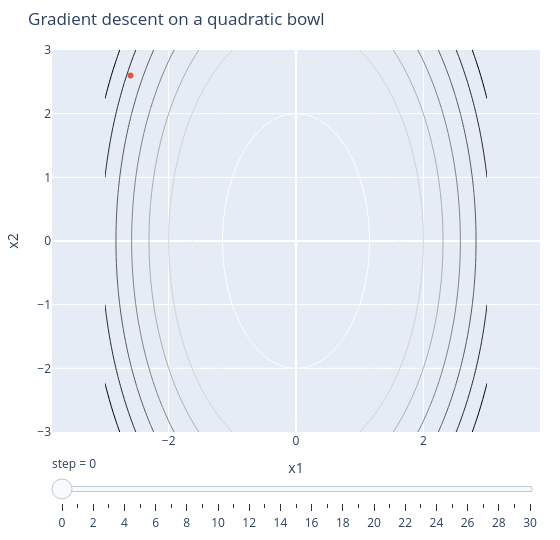

The notebook cell saved with this chart:
### Markdown cell above
### ▶ 触って確かめる — 行列微分が動かす勾配降下

行列微分 $\partial\!\left(\tfrac12 x^\top A x - b^\top x\right)/\partial x = Ax-b$ が、そのまま勾配降下の更新方向です。
異方的な二次の谷の等高線上で、スライダーで 1 ステップずつ降下を辿れます。
固有値の比（条件数）が大きいほどジグザグして遅くなる — 06 章の挙動が、行列微分の式から再現されます。

### Code cell
# The matrix-calculus gradient Ax - b is exactly the descent direction.
fig = plotting.plotly_gradient_descent_quadratic()
fig.show()

### Figure 1 — Plotly figure (JSON) as saved in the notebook; plotly's stock layout.template omitted (floating-point values rounded to 4 significant figures; data arrays with more than 128 entries replaced by an {"elided": "..."} marker saying what was removed)
{"data": [{"colorscale": [[0.0, "rgb(255,255,255)"], [0.125, "rgb(240,240,240)"], [0.25, "rgb(217,217,217)"], [0.375, "rgb(189,189,189)"], [0.5, "rgb(150,150,150)"], [0.625, "rgb(115,115,115)"], [0.75, "rgb(82,82,82)"], [0.875, "rgb(37,37,37)"], [1.0, "rgb(0,0,0)"]], "contours": {"coloring": "lines"}, "line": {"width": 1}, "showscale": false, "type": "contour", "x": [-3.0, -2.898, -2.797, -2.695, -2.593, -2.492, -2.39, -2.288, -2.186, -2.085, -1.983, -1.881, -1.78, -1.678, -1.576, -1.475, -1.373, -1.271, -1.169, -1.068, -0.9661, -0.8644, -0.7627, -0.661, -0.5593, -0.4576, -0.3559, -0.2542, -0.1525, -0.05085, 0.05085, 0.1525, 0.2542, 0.3559, 0.4576, 0.5593, 0.661, 0.7627, 0.8644, 0.9661, 1.068, 1.169, 1.271, 1.373, 1.475, 1.576, 1.678, 1.78, 1.881, 1.983, 2.085, 2.186, 2.288, 2.39, 2.492, 2.593, 2.695, 2.797, 2.898, 3.0], "y": [-3.0, -2.898, -2.797, -2.695, -2.593, -2.492, -2.39, -2.288, -2.186, -2.085, -1.983, -1.881, -1.78, -1.678, -1.576, -1.475, -1.373, -1.271, -1.169, -1.068, -0.9661, -0.8644, -0.7627, -0.661, -0.5593, -0.4576, -0.3559, -0.2542, -0.1525, -0.05085, 0.05085, 0.1525, 0.2542, 0.3559, 0.4576, 0.5593, 0.661, 0.7627, 0.8644, 0.9661, 1.068, 1.169, 1.271, 1.373, 1.475, 1.576, 1.678, 1.78, 1.881, 1.983, 2.085, 2.186, 2.288, 2.39, 2.492, 2.593, 2.695, 2.797, 2.898, 3.0], "z": {"elided": "60x60 float values"}}, {"mode": "lines+markers", "name": "GD path", "type": "scatter", "x": [-2.6], "y": [2.6]}], "layout": {"height": 540, "margin": {"b": 40, "l": 50, "r": 20, "t": 50}, "sliders": [{"currentvalue": {"prefix": "step = "}, "steps": [{"args": [["0"], {"frame": {"duration": 0, "redraw": true}, "mode": "immediate"}], "label": "0", "method": "animate"}, {"args": [["1"], {"frame": {"duration": 0, "redraw": true}, "mode": "immediate"}], "label": "1", "method": "animate"}, {"args": [["2"], {"frame": {"duration": 0, "redraw": true}, "mode": "immediate"}], "label": "2", "method": "animate"}, {"args": [["3"], {"frame": {"duration": 0, "redraw": true}, "mode": "immediate"}], "label": "3", "method": "animate"}, {"args": [["4"], {"frame": {"duration": 0, "redraw": true}, "mode": "immediate"}], "label": "4", "method": "animate"}, {"args": [["5"], {"frame": {"duration": 0, "redraw": true}, "mode": "immediate"}], "label": "5", "method": "animate"}, {"args": [["6"], {"frame": {"duration": 0, "redraw": true}, "mode": "immediate"}], "label": "6", "method": "animate"}, {"args": [["7"], {"frame": {"duration": 0, "redraw": true}, "mode": "immediate"}], "label": "7", "method": "animate"}, {"args": [["8"], {"frame": {"duration": 0, "redraw": true}, "mode": "immediate"}], "label": "8", "method": "animate"}, {"args": [["9"], {"frame": {"duration": 0, "redraw": true}, "mode": "immediate"}], "label": "9", "method": "animate"}, {"args": [["10"], {"frame": {"duration": 0, "redraw": true}, "mode": "immediate"}], "label": "10", "method": "animate"}, {"args": [["11"], {"frame": {"duration": 0, "redraw": true}, "mode": "immediate"}], "label": "11", "method": "animate"}, {"args": [["12"], {"frame": {"duration": 0, "redraw": true}, "mode": "immediate"}], "label": "12", "method": "animate"}, {"args": [["13"], {"frame": {"duration": 0, "redraw": true}, "mode": "immediate"}], "label": "13", "method": "animate"}, {"args": [["14"], {"frame": {"duration": 0, "redraw": true}, "mode": "immediate"}], "label": "14", "method": "animate"}, {"args": [["15"], {"frame": {"duration": 0, "redraw": true}, "mode": "immediate"}], "label": "15", "method": "animate"}, {"args": [["16"], {"frame": {"duration": 0, "redraw": true}, "mode": "immediate"}], "label": "16", "method": "animate"}, {"args": [["17"], {"frame": {"duration": 0, "redraw": true}, "mode": "immediate"}], "label": "17", "method": "animate"}, {"args": [["18"], {"frame": {"duration": 0, "redraw": true}, "mode": "immediate"}], "label": "18", "method": "animate"}, {"args": [["19"], {"frame": {"duration": 0, "redraw": true}, "mode": "immediate"}], "label": "19", "method": "animate"}, {"args": [["20"], {"frame": {"duration": 0, "redraw": true}, "mode": "immediate"}], "label": "20", "method": "animate"}, {"args": [["21"], {"frame": {"duration": 0, "redraw": true}, "mode": "immediate"}], "label": "21", "method": "animate"}, {"args": [["22"], {"frame": {"duration": 0, "redraw": true}, "mode": "immediate"}], "label": "22", "method": "animate"}, {"args": [["23"], {"frame": {"duration": 0, "redraw": true}, "mode": "immediate"}], "label": "23", "method": "animate"}, {"args": [["24"], {"frame": {"duration": 0, "redraw": true}, "mode": "immediate"}], "label": "24", "method": "animate"}, {"args": [["25"], {"frame": {"duration": 0, "redraw": true}, "mode": "immediate"}], "label": "25", "method": "animate"}, {"args": [["26"], {"frame": {"duration": 0, "redraw": true}, "mode": "immediate"}], "label": "26", "method": "animate"}, {"args": [["27"], {"frame": {"duration": 0, "redraw": true}, "mode": "immediate"}], "label": "27", "method": "animate"}, {"args": [["28"], {"frame": {"duration": 0, "redraw": true}, "mode": "immediate"}], "label": "28", "method": "animate"}, {"args": [["29"], {"frame": {"duration": 0, "redraw": true}, "mode": "immediate"}], "label": "29", "method": "animate"}, {"args": [["30"], {"frame": {"duration": 0, "redraw": true}, "mode": "immediate"}], "label": "30", "method": "animate"}]}], "title": {"text": "Gradient descent on a quadratic bowl"}, "width": 560, "xaxis": {"title": {"text": "x1"}}, "yaxis": {"scaleanchor": "x", "title": {"text": "x2"}}}}
